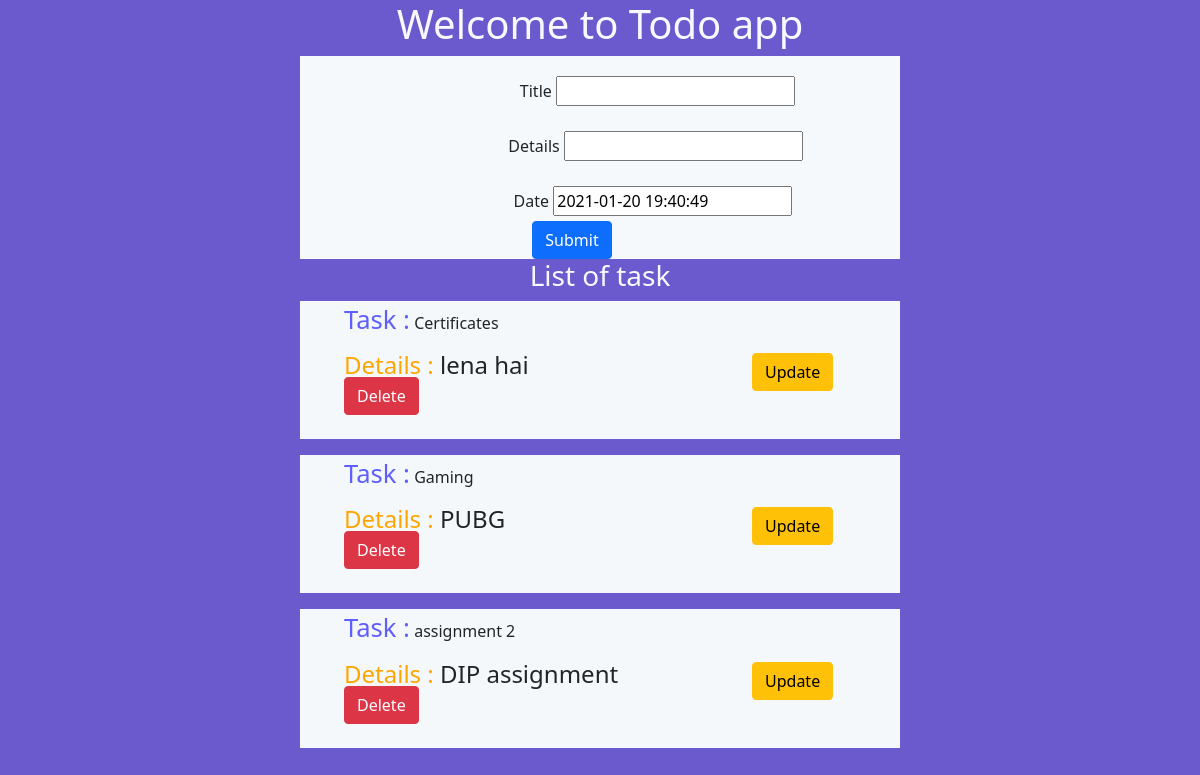
Before: / with the older database file.
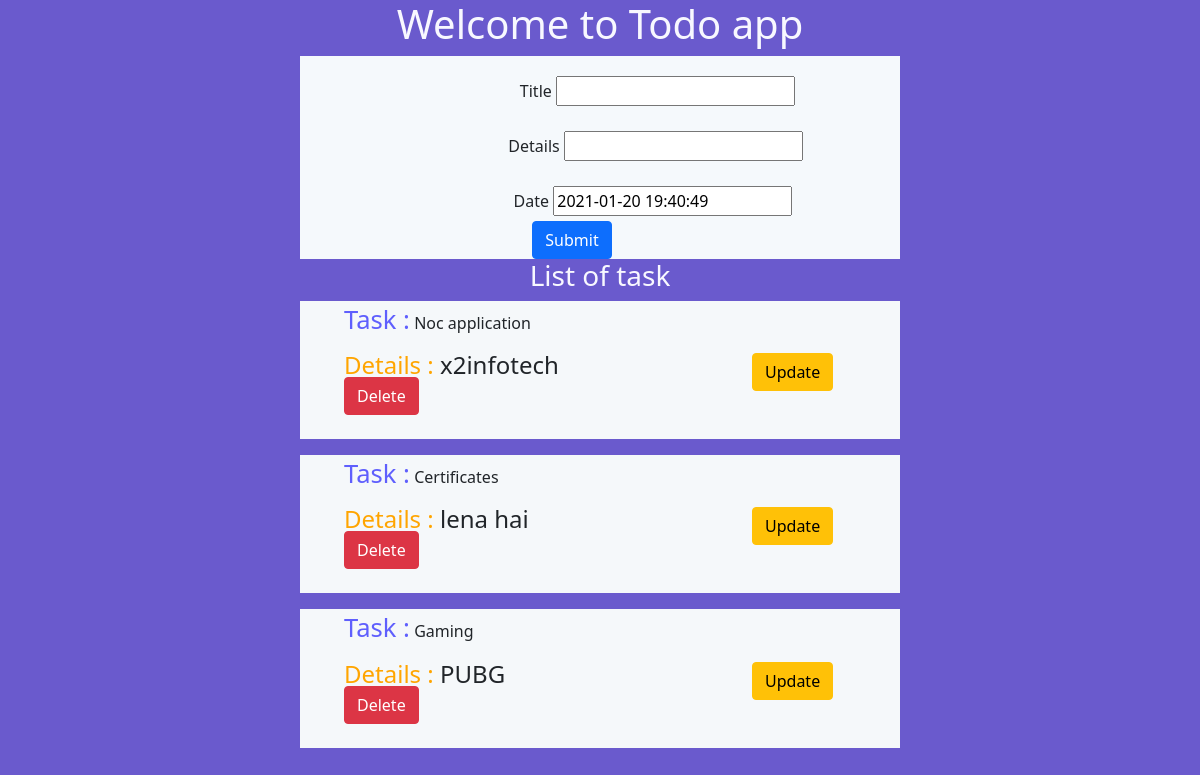
After: the same page with the newer database file.
### todoapp/models.py (models this page shows)
class Todo(models.Model):
    title = models.CharField(max_length=20)
    details = models.CharField(max_length =20)
    date = models.DateTimeField(default=timezone.now)
    def __str__(self):
     return '%s %s' % (self.title, self.details)

### todoapp/views.py (the view)
# urls.py: path('',views.home, name= 'home'),
def home(request):
    something = Todo.objects.order_by('-date')
    print(something)
    form = TaskForm()
    if request.method == 'POST':
        form = TaskForm(request.POST)
        if form.is_valid():
            form.save()
        return redirect('/')
    context = {'something': something,'form':form}
    return render(request,'todo/index.html', context)

### todoapp/forms.py
class TaskForm(forms.ModelForm):
    class Meta:
        model = Todo
        fields = '__all__'

### todoapp/templates/todo/index.html (shortened to what this page needs)
<!doctype html>
<html lang="en">
<head>
    <link href="https://cdn.jsdelivr.net/npm/bootstrap@5.0.0-beta1/dist/css/bootstrap.min.css" rel="stylesheet"
>
</head>
<body style="background-color:SlateBlue;">
    <div style="text-align: center;">
        <h1 style="color: ghostwhite;">Welcome to Todo app </h1>
    </div>
    <div class="container" style="background-color: rgb(245, 249, 252); width: 50%;">
        <form method="POST" action="/">
            <div class="container" style="margin-left: 34%;     padding-top: 20px;">
                <label for="exampleFormControlInput1" class="form-label">Title</label>
                {{ form.title }}
            </div>
            <div class="container" style="margin-left: 32%;     padding-top: 20px;">
                <label for="exampleFormControlInput1" class="form-label">Details</label>
                {{ form.details }}
            </div>
            <div class=container" style="margin-left: 35%;     padding-top: 20px;">
                <label for="exampleFormControlInput1" class="form-label">Date</label>
                {{form.date}}
                <input class="btn btn-primary" style="margin-left: 5%;" type="submit" name="creat task" />
            </div>
        </form>
    </div>
    <div style="text-align: center;">
        <h3 style="color: ghostwhite;">List of task</h3>
    </div>
    {% for task in something %}
    <div class="container" style="background-color: rgb(245, 248, 250); width: 50%;">
        <ol>
            <label style="font-size: 160%; color: rgb(95, 95, 253);" for="exampleFormControlInput1"
                class="form-label">Task :</label>
            {{ task.title }}
            <div style="font-size: 150%;">
                <label style="color: orange;" for="exampleFormControlInput1" class="form-label">Details :</label>
                {{ task.details }}
            </div>
            <a class=" btn btn-warning " href="{% url 'update_task' task.id %}" style="margin-left: 75%; margin-top: -12%;">Update</a>
            <a class="btn btn-danger" href="{% url 'delete' task.id %}" style="margin-top: -12%;">Delete</a><br>
        </ol>
    </div>
    {% endfor %}
</body>

Changed rows visible on the page:
removed Todo: title "assignment 2", details "DIP assignment"
added Todo: title "Noc application", details "x2infotech"
